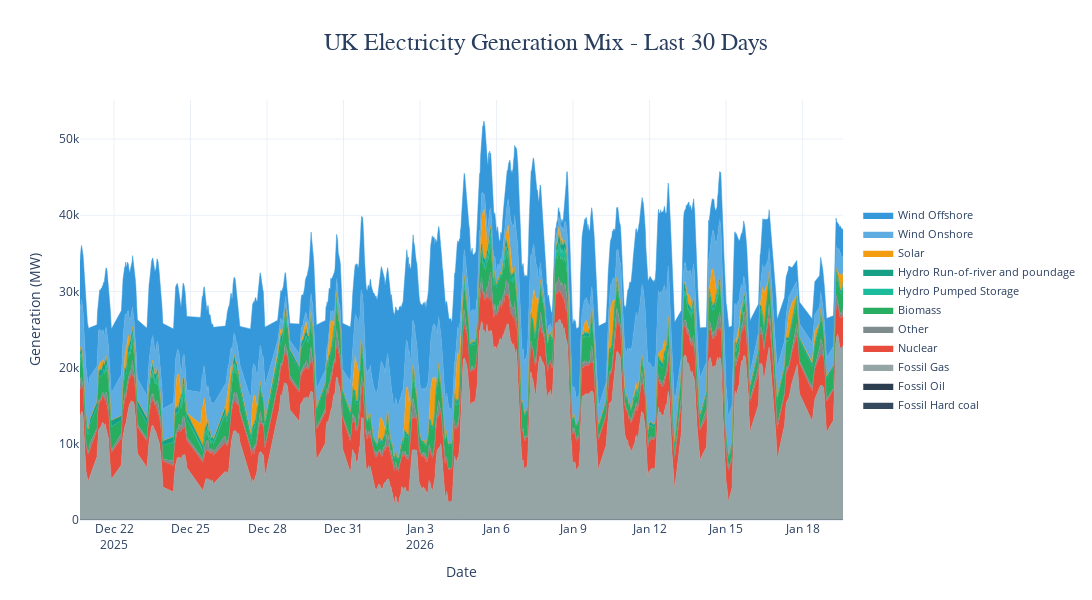

Here is the notebook cell this chart was saved with:
### Code cell
# Visualization 1: 30-Day Generation Mix (Stacked Area Chart)

# Define professional color scheme
colors = {
    'Nuclear': '#E74C3C',           # Red
    'Fossil Gas': '#95A5A6',        # Gray
    'Fossil Hard coal': '#34495E',  # Dark gray
    'Wind Offshore': '#3498DB',     # Blue
    'Wind Onshore': '#5DADE2',      # Light blue
    'Solar': '#F39C12',             # Orange
    'Biomass': '#27AE60',           # Green
    'Hydro Run-of-river and poundage': '#16A085', # Teal
    'Hydro Pumped Storage': '#1ABC9C', # Light teal
    'Other': '#7F8C8D',             # Light gray
    'Fossil Oil': '#2C3E50'         # Very dark gray
}

# Order for stacking (fossil at bottom, renewables on top)
fuel_order = [
    'Fossil Hard coal', 'Fossil Oil', 'Fossil Gas', 'Nuclear', 'Other',
    'Biomass', 'Hydro Pumped Storage', 'Hydro Run-of-river and poundage',
    'Solar', 'Wind Onshore', 'Wind Offshore'
]

fig = go.Figure()

# Add traces in order
for fuel_type in fuel_order:
    if fuel_type in df_pivot.columns:
        fig.add_trace(go.Scatter(
            x=df_pivot.index,
            y=df_pivot[fuel_type],
            name=fuel_type,
            mode='lines',
            stackgroup='one',
            fillcolor=colors.get(fuel_type, '#95A5A6'),
            line=dict(width=0.5, color=colors.get(fuel_type, '#95A5A6')),
            hovertemplate='<b>%{fullData.name}</b><br>%{y:,.0f} MW<extra></extra>'
        ))

fig.update_layout(
    title={
        'text': 'UK Electricity Generation Mix - Last 30 Days',
        'x': 0.5,
        'xanchor': 'center',
        'font': {'size': 24, 'family': 'Arial, sans-serif'}
    },
    xaxis_title='Date',
    yaxis_title='Generation (MW)',
    hovermode='x unified',
    height=600,
    width=1400,
    template='plotly_white',
    showlegend=True,
    legend=dict(
        orientation="v",
        yanchor="middle",
        y=0.5,
        xanchor="left",
        x=1.02,
        font=dict(size=11)
    ),
    margin=dict(r=150)
)

fig.show()

### Figure 1 — Plotly figure (JSON) as saved in the notebook; plotly's stock layout.template omitted (floating-point values rounded to 4 significant figures; data arrays with more than 128 entries replaced by an {"elided": "..."} marker saying what was removed)
{"data": [{"fillcolor": "#34495E", "hovertemplate": "<b>%{fullData.name}</b><br>%{y:,.0f} MW<extra></extra>", "line": {"color": "#34495E", "width": 0.5}, "mode": "lines", "name": "Fossil Hard coal", "stackgroup": "one", "type": "scatter", "x": {"elided": "1064 str values"}, "y": {"elided": "1064 int values"}}, {"fillcolor": "#2C3E50", "hovertemplate": "<b>%{fullData.name}</b><br>%{y:,.0f} MW<extra></extra>", "line": {"color": "#2C3E50", "width": 0.5}, "mode": "lines", "name": "Fossil Oil", "stackgroup": "one", "type": "scatter", "x": {"elided": "1064 str values"}, "y": {"elided": "1064 int values"}}, {"fillcolor": "#95A5A6", "hovertemplate": "<b>%{fullData.name}</b><br>%{y:,.0f} MW<extra></extra>", "line": {"color": "#95A5A6", "width": 0.5}, "mode": "lines", "name": "Fossil Gas", "stackgroup": "one", "type": "scatter", "x": {"elided": "1064 str values"}, "y": {"elided": "1064 int values"}}, {"fillcolor": "#E74C3C", "hovertemplate": "<b>%{fullData.name}</b><br>%{y:,.0f} MW<extra></extra>", "line": {"color": "#E74C3C", "width": 0.5}, "mode": "lines", "name": "Nuclear", "stackgroup": "one", "type": "scatter", "x": {"elided": "1064 str values"}, "y": {"elided": "1064 int values"}}, {"fillcolor": "#7F8C8D", "hovertemplate": "<b>%{fullData.name}</b><br>%{y:,.0f} MW<extra></extra>", "line": {"color": "#7F8C8D", "width": 0.5}, "mode": "lines", "name": "Other", "stackgroup": "one", "type": "scatter", "x": {"elided": "1064 str values"}, "y": {"elided": "1064 int values"}}, {"fillcolor": "#27AE60", "hovertemplate": "<b>%{fullData.name}</b><br>%{y:,.0f} MW<extra></extra>", "line": {"color": "#27AE60", "width": 0.5}, "mode": "lines", "name": "Biomass", "stackgroup": "one", "type": "scatter", "x": {"elided": "1064 str values"}, "y": {"elided": "1064 int values"}}, {"fillcolor": "#1ABC9C", "hovertemplate": "<b>%{fullData.name}</b><br>%{y:,.0f} MW<extra></extra>", "line": {"color": "#1ABC9C", "width": 0.5}, "mode": "lines", "name": "Hydro Pumped Storage", "stackgroup": "one", "type": "scatter", "x": {"elided": "1064 str values"}, "y": {"elided": "1064 int values"}}, {"fillcolor": "#16A085", "hovertemplate": "<b>%{fullData.name}</b><br>%{y:,.0f} MW<extra></extra>", "line": {"color": "#16A085", "width": 0.5}, "mode": "lines", "name": "Hydro Run-of-river and poundage", "stackgroup": "one", "type": "scatter", "x": {"elided": "1064 str values"}, "y": {"elided": "1064 int values"}}, {"fillcolor": "#F39C12", "hovertemplate": "<b>%{fullData.name}</b><br>%{y:,.0f} MW<extra></extra>", "line": {"color": "#F39C12", "width": 0.5}, "mode": "lines", "name": "Solar", "stackgroup": "one", "type": "scatter", "x": {"elided": "1064 str values"}, "y": {"elided": "1064 int values"}}, {"fillcolor": "#5DADE2", "hovertemplate": "<b>%{fullData.name}</b><br>%{y:,.0f} MW<extra></extra>", "line": {"color": "#5DADE2", "width": 0.5}, "mode": "lines", "name": "Wind Onshore", "stackgroup": "one", "type": "scatter", "x": {"elided": "1064 str values"}, "y": {"elided": "1064 float values"}}, {"fillcolor": "#3498DB", "hovertemplate": "<b>%{fullData.name}</b><br>%{y:,.0f} MW<extra></extra>", "line": {"color": "#3498DB", "width": 0.5}, "mode": "lines", "name": "Wind Offshore", "stackgroup": "one", "type": "scatter", "x": {"elided": "1064 str values"}, "y": {"elided": "1064 float values"}}], "layout": {"height": 600, "hovermode": "x unified", "legend": {"font": {"size": 11}, "orientation": "v", "x": 1.02, "xanchor": "left", "y": 0.5, "yanchor": "middle"}, "margin": {"r": 150}, "showlegend": true, "title": {"font": {"family": "Arial, sans-serif", "size": 24}, "text": "UK Electricity Generation Mix - Last 30 Days", "x": 0.5, "xanchor": "center"}, "width": 1400, "xaxis": {"title": {"text": "Date"}}, "yaxis": {"title": {"text": "Generation (MW)"}}}}
